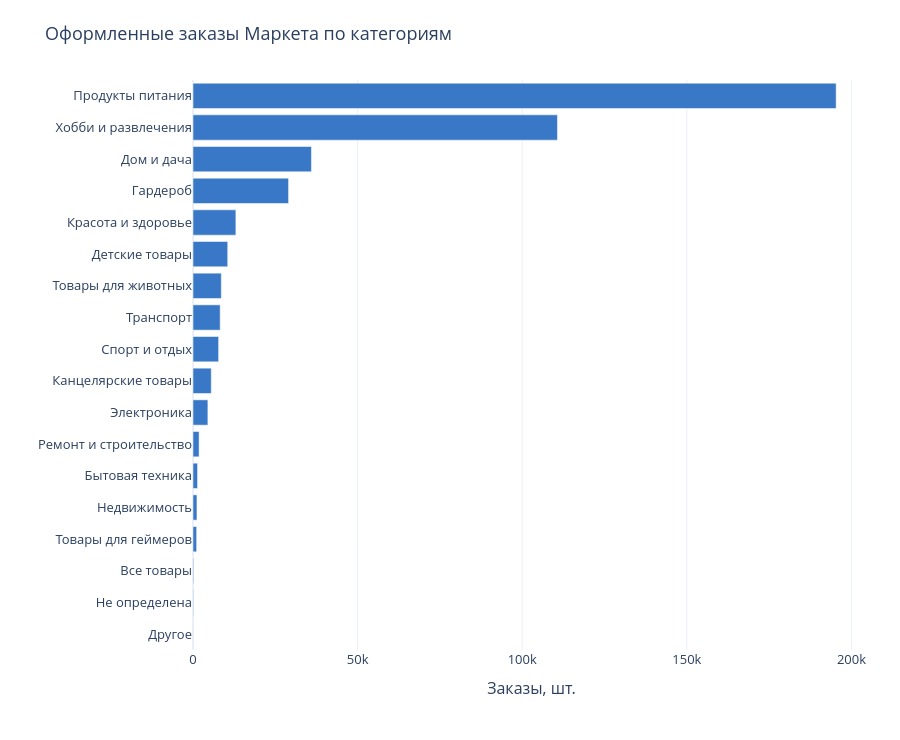

Notebook cell for this chart:
### Markdown cell above
### Интерактивно: заказы Маркета по категориям
Показаны все категории, включая «Другое» и агрегированные категории. Они могут пересекаться; сумма строк не равна общему итогу заказов.

### Code cell
cat_orders = categories[f'Заказы: {mv}'].sort_values()
fig = go.Figure(go.Bar(x=cat_orders.values, y=cat_orders.index, orientation='h', marker_color='#3978C6',
                       hovertemplate='%{y}<br>Заказы Маркета: %{x:,.0f}<extra></extra>'))
fig.update_xaxes(rangemode='tozero')
show_plotly(fig, 'Оформленные заказы Маркета по категориям', 'Заказы, шт.', '', 740)

### Figure 1 — Plotly figure (JSON) as saved in the notebook; plotly's stock layout.template omitted (floating-point values rounded to 4 significant figures)
{"data": [{"hovertemplate": "%{y}<br>Заказы Маркета: %{x:,.0f}<extra></extra>", "marker": {"color": "#3978C6"}, "orientation": "h", "x": [41, 159, 205, 1106, 1199, 1388, 1854, 4519, 5548, 7781, 8254, 8600, 10546, 13022, 29029, 35976, 110703, 195355], "y": ["Другое", "Не определена", "Все товары", "Товары для геймеров", "Недвижимость", "Бытовая техника", "Ремонт и строительство", "Электроника", "Канцелярские товары", "Спорт и отдых", "Транспорт", "Товары для животных", "Детские товары", "Красота и здоровье", "Гардероб", "Дом и дача", "Хобби и развлечения", "Продукты питания"], "type": "bar"}], "layout": {"font": {"size": 13}, "height": 740, "hoverlabel": {"namelength": -1}, "legend": {"title": {"text": "Канал"}}, "margin": {"b": 90, "l": 70, "r": 30, "t": 80}, "title": {"text": "Оформленные заказы Маркета по категориям"}, "xaxis": {"rangemode": "tozero", "title": {"text": "Заказы, шт."}}, "yaxis": {"title": {"text": ""}}}}
